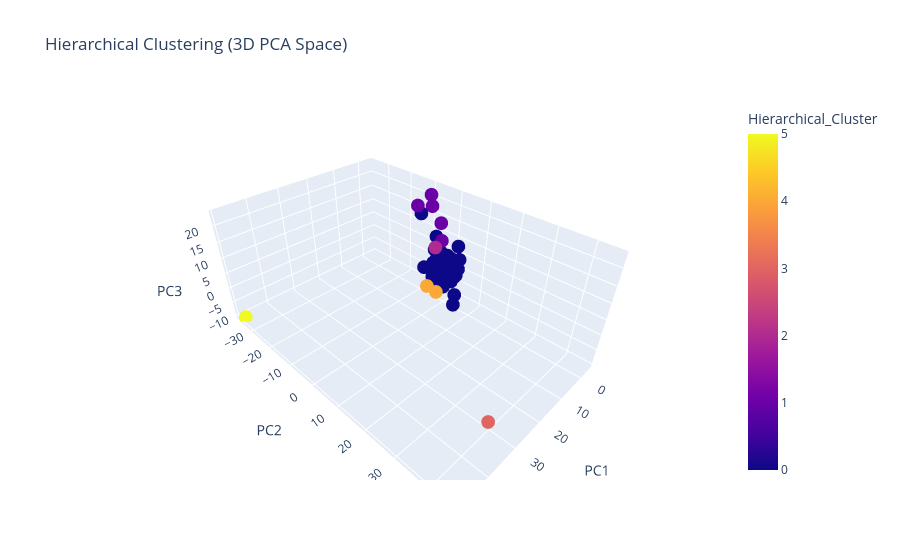

The code cell stored with this chart in its notebook:
### Code cell
fig = px.scatter_3d(
    df,
    x="PC1",
    y="PC2",
    z="PC3",
    color="Hierarchical_Cluster",
    title="Hierarchical Clustering (3D PCA Space)"
)
fig.show()

### Figure 1 — Plotly figure (JSON) as saved in the notebook; plotly's stock layout.template omitted (floating-point values rounded to 4 significant figures; data arrays with more than 128 entries replaced by an {"elided": "..."} marker saying what was removed)
{"data": [{"hovertemplate": "PC1=%{x}<br>PC2=%{y}<br>PC3=%{z}<br>Hierarchical_Cluster=%{marker.color}<extra></extra>", "legendgroup": "", "marker": {"color": {"elided": "1195 int values"}, "coloraxis": "coloraxis", "symbol": "circle"}, "mode": "markers", "name": "", "scene": "scene", "showlegend": false, "type": "scatter3d", "x": {"elided": "1195 float values"}, "y": {"elided": "1195 float values"}, "z": {"elided": "1195 float values"}}], "layout": {"coloraxis": {"colorbar": {"title": {"text": "Hierarchical_Cluster"}}, "colorscale": [[0, "#0d0887"], [0.1111, "#46039f"], [0.2222, "#7201a8"], [0.3333, "#9c179e"], [0.4444, "#bd3786"], [0.5556, "#d8576b"], [0.6667, "#ed7953"], [0.7778, "#fb9f3a"], [0.8889, "#fdca26"], [1, "#f0f921"]]}, "legend": {"tracegroupgap": 0}, "scene": {"domain": {"x": [0, 1], "y": [0, 1]}, "xaxis": {"title": {"text": "PC1"}}, "yaxis": {"title": {"text": "PC2"}}, "zaxis": {"title": {"text": "PC3"}}}, "title": {"text": "Hierarchical Clustering (3D PCA Space)"}}}
